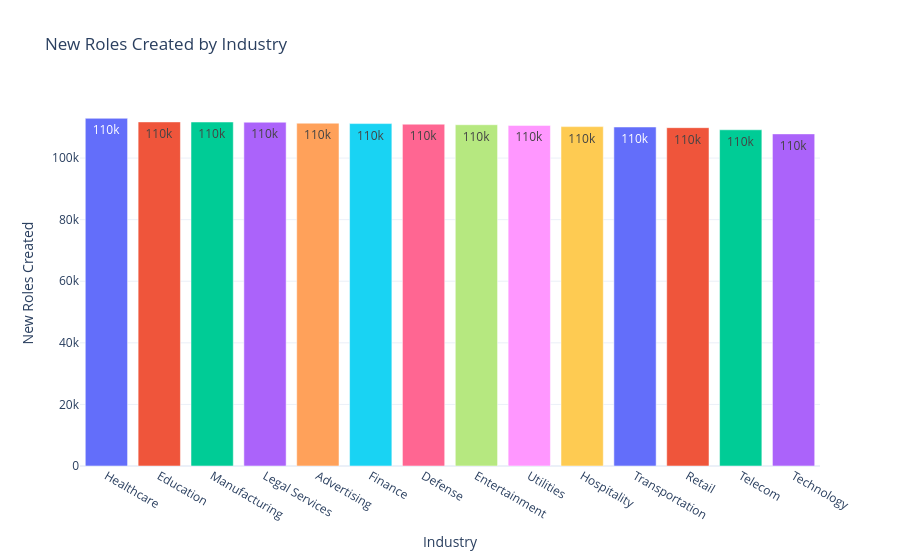

The notebook cell saved with this chart:
### Code cell
#New Roles Created by Industry
roles_industry = (
    df.groupby("Industry")["New Roles Created"]
    .sum()
    .reset_index()
    .sort_values("New Roles Created", ascending=False)
)

fig2 = px.bar(
    roles_industry,
    x="Industry",
    y="New Roles Created",
    color="Industry",
    text_auto=".2s",
    title="New Roles Created by Industry"
)

fig2.update_layout(
    template="plotly_white",
    showlegend=False,
    xaxis_title="Industry",
    yaxis_title="New Roles Created"
)

fig2.show()

### Figure 1 — Plotly figure (JSON) as saved in the notebook; plotly's stock layout.template omitted (floating-point values rounded to 4 significant figures)
{"data": [{"hovertemplate": "Industry=%{x}<br>New Roles Created=%{y}<extra></extra>", "legendgroup": "Healthcare", "marker": {"color": "#636efa", "pattern": {"shape": ""}}, "name": "Healthcare", "orientation": "v", "showlegend": true, "textposition": "auto", "texttemplate": "%{y:.2s}", "type": "bar", "x": ["Healthcare"], "xaxis": "x", "y": [112916], "yaxis": "y"}, {"hovertemplate": "Industry=%{x}<br>New Roles Created=%{y}<extra></extra>", "legendgroup": "Education", "marker": {"color": "#EF553B", "pattern": {"shape": ""}}, "name": "Education", "orientation": "v", "showlegend": true, "textposition": "auto", "texttemplate": "%{y:.2s}", "type": "bar", "x": ["Education"], "xaxis": "x", "y": [111745], "yaxis": "y"}, {"hovertemplate": "Industry=%{x}<br>New Roles Created=%{y}<extra></extra>", "legendgroup": "Manufacturing", "marker": {"color": "#00cc96", "pattern": {"shape": ""}}, "name": "Manufacturing", "orientation": "v", "showlegend": true, "textposition": "auto", "texttemplate": "%{y:.2s}", "type": "bar", "x": ["Manufacturing"], "xaxis": "x", "y": [111716], "yaxis": "y"}, {"hovertemplate": "Industry=%{x}<br>New Roles Created=%{y}<extra></extra>", "legendgroup": "Legal Services", "marker": {"color": "#ab63fa", "pattern": {"shape": ""}}, "name": "Legal Services", "orientation": "v", "showlegend": true, "textposition": "auto", "texttemplate": "%{y:.2s}", "type": "bar", "x": ["Legal Services"], "xaxis": "x", "y": [111645], "yaxis": "y"}, {"hovertemplate": "Industry=%{x}<br>New Roles Created=%{y}<extra></extra>", "legendgroup": "Advertising", "marker": {"color": "#FFA15A", "pattern": {"shape": ""}}, "name": "Advertising", "orientation": "v", "showlegend": true, "textposition": "auto", "texttemplate": "%{y:.2s}", "type": "bar", "x": ["Advertising"], "xaxis": "x", "y": [111325], "yaxis": "y"}, {"hovertemplate": "Industry=%{x}<br>New Roles Created=%{y}<extra></extra>", "legendgroup": "Finance", "marker": {"color": "#19d3f3", "pattern": {"shape": ""}}, "name": "Finance", "orientation": "v", "showlegend": true, "textposition": "auto", "texttemplate": "%{y:.2s}", "type": "bar", "x": ["Finance"], "xaxis": "x", "y": [111200], "yaxis": "y"}, {"hovertemplate": "Industry=%{x}<br>New Roles Created=%{y}<extra></extra>", "legendgroup": "Defense", "marker": {"color": "#FF6692", "pattern": {"shape": ""}}, "name": "Defense", "orientation": "v", "showlegend": true, "textposition": "auto", "texttemplate": "%{y:.2s}", "type": "bar", "x": ["Defense"], "xaxis": "x", "y": [111008], "yaxis": "y"}, {"hovertemplate": "Industry=%{x}<br>New Roles Created=%{y}<extra></extra>", "legendgroup": "Entertainment", "marker": {"color": "#B6E880", "pattern": {"shape": ""}}, "name": "Entertainment", "orientation": "v", "showlegend": true, "textposition": "auto", "texttemplate": "%{y:.2s}", "type": "bar", "x": ["Entertainment"], "xaxis": "x", "y": [110828], "yaxis": "y"}, {"hovertemplate": "Industry=%{x}<br>New Roles Created=%{y}<extra></extra>", "legendgroup": "Utilities", "marker": {"color": "#FF97FF", "pattern": {"shape": ""}}, "name": "Utilities", "orientation": "v", "showlegend": true, "textposition": "auto", "texttemplate": "%{y:.2s}", "type": "bar", "x": ["Utilities"], "xaxis": "x", "y": [110618], "yaxis": "y"}, {"hovertemplate": "Industry=%{x}<br>New Roles Created=%{y}<extra></extra>", "legendgroup": "Hospitality", "marker": {"color": "#FECB52", "pattern": {"shape": ""}}, "name": "Hospitality", "orientation": "v", "showlegend": true, "textposition": "auto", "texttemplate": "%{y:.2s}", "type": "bar", "x": ["Hospitality"], "xaxis": "x", "y": [110215], "yaxis": "y"}, {"hovertemplate": "Industry=%{x}<br>New Roles Created=%{y}<extra></extra>", "legendgroup": "Transportation", "marker": {"color": "#636efa", "pattern": {"shape": ""}}, "name": "Transportation", "orientation": "v", "showlegend": true, "textposition": "auto", "texttemplate": "%{y:.2s}", "type": "bar", "x": ["Transportation"], "xaxis": "x", "y": [110090], "yaxis": "y"}, {"hovertemplate": "Industry=%{x}<br>New Roles Created=%{y}<extra></extra>", "legendgroup": "Retail", "marker": {"color": "#EF553B", "pattern": {"shape": ""}}, "name": "Retail", "orientation": "v", "showlegend": true, "textposition": "auto", "texttemplate": "%{y:.2s}", "type": "bar", "x": ["Retail"], "xaxis": "x", "y": [109873], "yaxis": "y"}, {"hovertemplate": "Industry=%{x}<br>New Roles Created=%{y}<extra></extra>", "legendgroup": "Telecom", "marker": {"color": "#00cc96", "pattern": {"shape": ""}}, "name": "Telecom", "orientation": "v", "showlegend": true, "textposition": "auto", "texttemplate": "%{y:.2s}", "type": "bar", "x": ["Telecom"], "xaxis": "x", "y": [109188], "yaxis": "y"}, {"hovertemplate": "Industry=%{x}<br>New Roles Created=%{y}<extra></extra>", "legendgroup": "Technology", "marker": {"color": "#ab63fa", "pattern": {"shape": ""}}, "name": "Technology", "orientation": "v", "showlegend": true, "textposition": "auto", "texttemplate": "%{y:.2s}", "type": "bar", "x": ["Technology"], "xaxis": "x", "y": [107854], "yaxis": "y"}], "layout": {"barmode": "relative", "legend": {"title": {"text": "Industry"}, "tracegroupgap": 0}, "showlegend": false, "title": {"text": "New Roles Created by Industry"}, "xaxis": {"anchor": "y", "categoryarray": ["Healthcare", "Education", "Manufacturing", "Legal Services", "Advertising", "Finance", "Defense", "Entertainment", "Utilities", "Hospitality", "Transportation", "Retail", "Telecom", "Technology"], "categoryorder": "array", "domain": [0, 1], "title": {"text": "Industry"}}, "yaxis": {"anchor": "x", "domain": [0, 1], "title": {"text": "New Roles Created"}}}}
